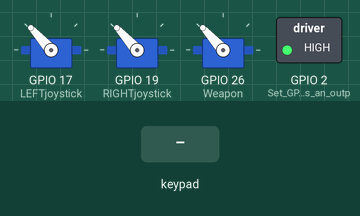
The sketch below on a simulated ESP32. On the bench: 3 × servo, switched loads named in the sketch (green lamp = pin HIGH). The inputs (shaded band) are chosen by the test bench. Nothing arrives over Bluetooth unless stated; what the sketch prints to the serial monitor is not drawn.

Above: at 1.2 s.
1.3 s: key 'U' pressed
Timing chart, 0 to 4.3 s (numbered marks = the images above; inputs shaded):
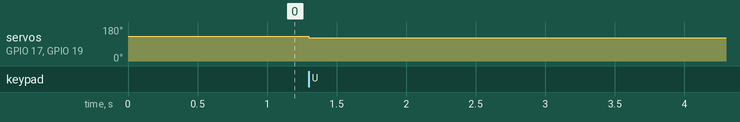

The sketch:

esp32.ino
```cpp
/*
Ok update for 2025 electronics***************************************************
Order of operations:
Choose an ESP32:
If Narrow Pin, use the Arduino Board ESP-32 DEV KIT
If Wide Pin (30 Pin), use the Arduino Board ESP-32 WROOM
If large breakout board, use ESP32-WROOM-DA-MODULE


1) Get the Bluetooth MAC Address of the ESP by running the BLE MAC Address Code. Upload the code, open serial read, and reboot ESP. MAC Address should display. Copy this, its used for everything


2) Open the specific code for your robot. Make sure you have proper PS4 Libraries. Paste the ESP MAC Address into the MAC Address part of the code. Make sure, in the Arduino software, you have the "Erase All Flash Before Upload" enabled. This clears any memory of previous handshaking with other controllers.


3) Plug in PS4 Controller, run SIXAXISPAIR TOOL, and paste the same MAC Address into the controller. The controller will only store one at a time, and will be looking for this address (its the ESP's address your using)

*/


// ALL CHANGES MADE BY CALEB GLEASON WILL BE MARKED BY A "!!" IN COMMENTS


#include <PS4Controller.h>  // Include the PS4 controller library
#include <ESP32Servo.h>     // Include the ESP32 servo library


Servo leftServo;  // Create a servo object for the first servo        !! Changed name from myservo1 for clarification
Servo rightServo;  // Create a servo object for the second servo      !! Changed name from myservo2 for clarification
Servo weaponServo;  // Create a servo object for the third servo      !! Changed name from myservo3 for clarification


int LEFTjoystick = 17;  // Define the GPIO pin for the left joystick position   !! Changed name from LEFTjoystickPos for clarification and because variable w same name as initialized later
int RIGHTjoystick = 19; // Define the GPIO pin for the right joystick position  !! Changed name from RIGHTjoystickPos for clarification and because variable w same name as initialized later
int Weapon = 26;           // Define the GPIO pin for the weapon servo


bool inverseControls = false;
bool motorsConnected = false;                 // !! Added to detect if motors are on or off
bool upButtonPreviouslyPressed = false;       // !! Added to make inverse control toggling safer


void setup() {
  pinMode(2, OUTPUT);     // Set GPIO pin 2 as an output
  digitalWrite(2, HIGH);   // Set GPIO pin 2 to LOW (turn off LED)


  pinMode(17, OUTPUT);    // Set GPIO pin 17 as an output
  digitalWrite(17, LOW);  // Set GPIO pin 17 to LOW


  pinMode(19, OUTPUT);    // Set GPIO pin 19 as an output
  digitalWrite(19, LOW);  // Set GPIO pin 19 to LOW


  pinMode(26, OUTPUT);     // Set GPIO pin 26 as an output
  digitalWrite(26, LOW);   // Set GPIO pin 26 to LOW


  Serial.begin(115200);   // Initialize serial communication at 115200 baud rate
  PS4.begin("a0:b7:65:58:80:4e");  // Initialize PS4 controller with MAC address
  Serial.println("Initialize.");   // Print initialization message


  leftServo.setPeriodHertz(50); // Set the servo update rate to 50 Hz for servo1
  rightServo.setPeriodHertz(50); // Set the servo update rate to 50 Hz for servo2
  weaponServo.setPeriodHertz(50); // Set the servo update rate to 50 Hz for servo3


  // Attach the servos to their respective pins with min and max pulse widths
  leftServo.attach(LEFTjoystick, 1000, 2000);
  rightServo.attach(RIGHTjoystick, 1000, 2000);
  weaponServo.attach(Weapon, 1000, 2000);
  motorsConnected = true; // !! state the motors turned on
}


void loop() {
  if (PS4.isConnected()) {  // Check if PS4 controller is connected


    //if (PS4.L1()) {  // If L1 button is pressed
      //digitalWrite(2, HIGH); // Turn on LED connected to GPIO pin 2
    //} else {  // If L1 button is not pressed
      //digitalWrite(2, LOW);  // Turn off LED connected to GPIO pin 2
    //}
    // If L1 is pressed, the blue LED on the ESP (set with Pin2) will illuminate.


    if(!motorsConnected)  // !!
    {                     // !!
      connectAllServos(); // !! added to connect motors if they were not on while PS4 controller is connected
    }                     // !!
  } else {
    if (motorsConnected)     // !!
    {                        // !!
      disconnectAllServos(); // !! added to disconnect all motors if PS4 controller happens to disconnect
    }                        // !!
  }


  // Inverse Controls
  if (PS4.Up()) {
    if(!upButtonPreviouslyPressed)          // !! make it so when you hold down the button, it doesnt keep spamming switching the types of controls. One press and holding it down will invert it, lifting up and pressing it again ill invert it again
    {                                       // !!
      inverseControls = !inverseControls;   // !! quicker way of previous code, or making it equal to opposite of itself
      upButtonPreviouslyPressed = true;     // !! Sets bool true, to make the if statement work
    }                                       // !!
  } else {                                  // !!
    upButtonPreviouslyPressed = false;      // !! allows you to be able to invert again after release of button
  }


  int LEFTjoystickVal = map(PS4.LStickY(), -128, 128, 10, 255);  // !! Changed name because it was unclear and interfered with a previous variable of the same name
  int RIGHTjoystickVal = map(PS4.RStickY(), -128, 128, 10, 255); // !! Changed name because it was unclear and interfered with a previous variable of the same name


  if (!inverseControls) {
    leftServo.write(LEFTjoystickVal);
    rightServo.write(RIGHTjoystickVal);
  } else {
    leftServo.write(255 - LEFTjoystickVal);
    rightServo.write(255 - RIGHTjoystickVal);
  }


  // Control the weapon servo based on L2 and R2 button presses
  if (PS4.L2() && PS4.R2()) {
    weaponServo.write(132);  // neutral when both L2 and R2 are pressed          !! Changed val to 132 because it seems like thats what netural really is
  } else if (PS4.L2()) {
    weaponServo.write(0);  // Max speed backwards when only L2 is pressed
  } else if (PS4.R2()) {
    weaponServo.write(255);  // Max speed forward when only R2 is pressed
  } else {
    weaponServo.write(132);  // Default to 132 when neither L2 nor R2 is pressed  !! Changed val to 132 because it seems like thats what netural really is
  }
}


// !! This function was made to disconnect all of the motors
void disconnectAllServos() {
  weaponServo.write(132);
  weaponServo.detach();
  digitalWrite(Weapon, LOW);


  leftServo.write(132);
  leftServo.detach();
  digitalWrite(LEFTjoystick, LOW);


  rightServo.write(132);
  rightServo.detach();
  digitalWrite(RIGHTjoystick, LOW);


  motorsConnected = false;
}


// !! This function was made to connect all of the motors
void connectAllServos()
{
  weaponServo.attach(Weapon, 1000, 2000);
  weaponServo.write(132);


  leftServo.attach(LEFTjoystick, 1000, 2000);
  leftServo.write(132);


  rightServo.attach(RIGHTjoystick, 1000, 2000);
  rightServo.write(132);


  motorsConnected = true;
}
```

Measured:
- after the input at 1.3 s, servo on GPIO 17 (LEFTjoystick), servo on GPIO 19 (RIGHTjoystick): 132° → 123° at once
